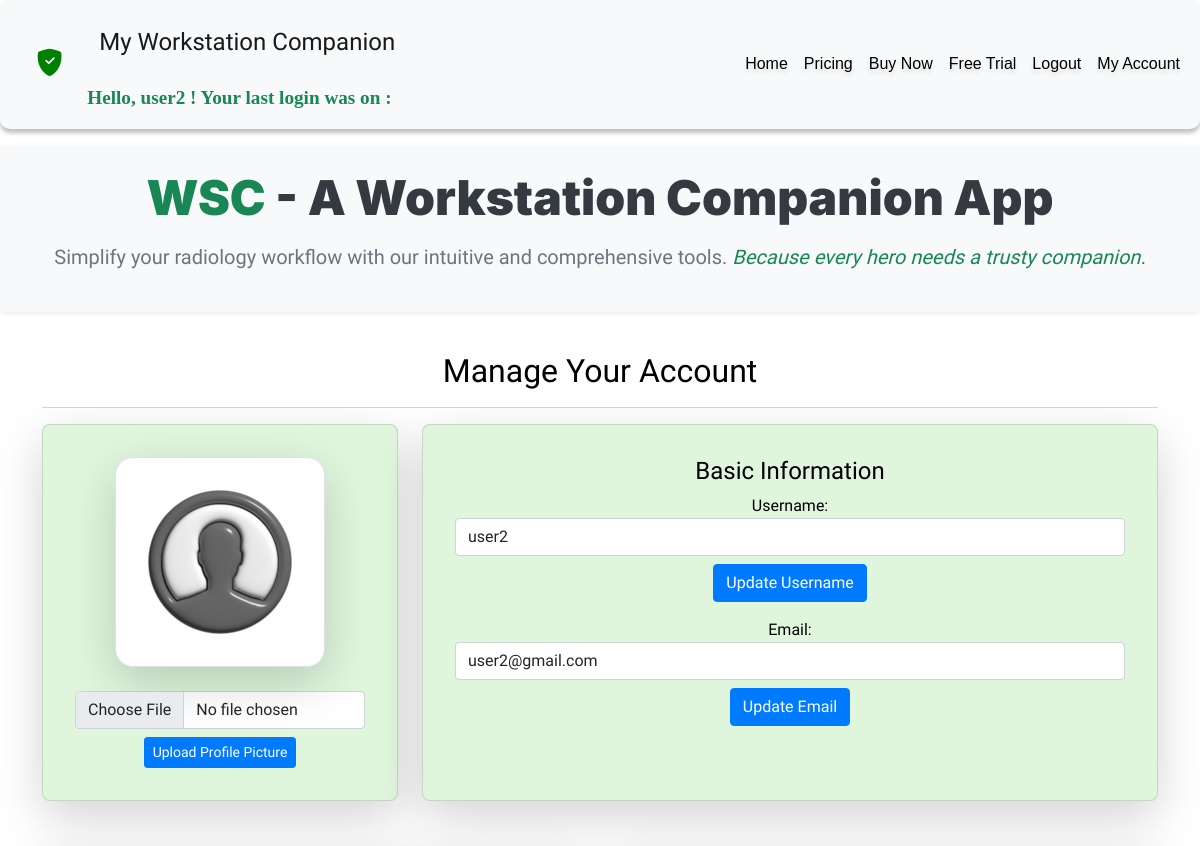
/app_user/account (signed in, upper part), run on an earlier commit of the app's database.
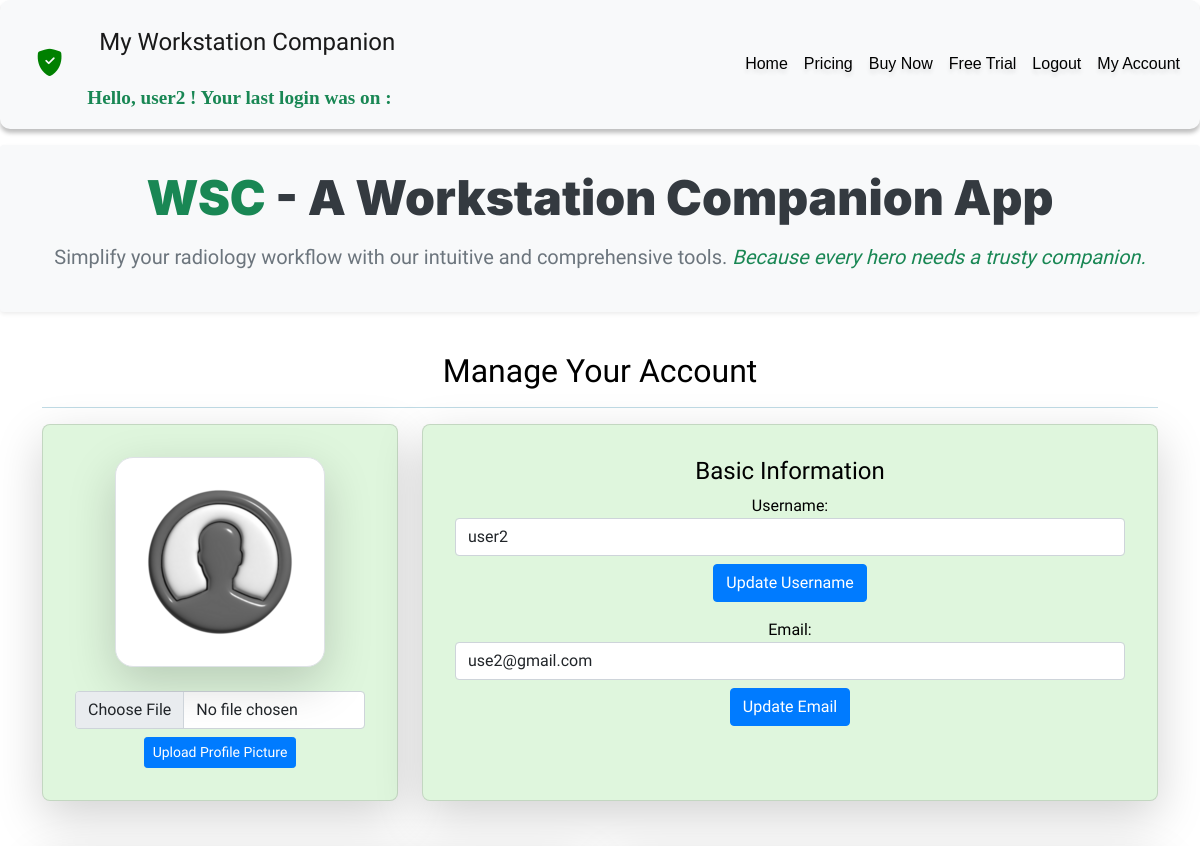
And on a later commit of the database.
### app/models.py (models this page shows, shortened)
class User(UserMixin, Base):
    __tablename__ = "users"
    id: so.Mapped[int] = sa.Column(sa.Integer, primary_key=True)
    username: so.Mapped[str] = sa.Column(sa.String(150), unique=True, nullable=False, index=True)
    password: so.Mapped[str] = sa.Column(sa.String(150), nullable=False)
    email: so.Mapped[str] = sa.Column(sa.String(150), unique=True, nullable=False, index=True)
    is_paid: so.Mapped[Optional[bool]] = sa.Column(sa.Boolean, default=False, nullable=True)
    is_admin: so.Mapped[Optional[bool]] = sa.Column(sa.Boolean, default=False, nullable=True)
    status: so.Mapped[str] = sa.Column(sa.String(50), default='active', nullable=False)  # Account status
    created_at: so.Mapped[datetime] = sa.Column(
        sa.DateTime,
        default=lambda: datetime.now(timezone.utc),  # Correctly uses current UTC time at record creation
        nullable=False
    )

### app/user_routes.py (the view)
@app_user_bp.route('/account', methods=['GET'])
@login_required
def user_management():
    categories = CategoryNames  # Enum to populate the categories select box
    modules = ModuleNames  # Enum to populate the modules select box
    user_profile = db.session.query(UserProfile).filter_by(user_id=current_user.id).first()
    profile_pic_rel_path = f"{current_user.id}/profile_pic/{user_profile.profile_pic}"
    profile_pic_path = url_for('serve_user_data', filename=profile_pic_rel_path)
    print(f"Profile picture path: {profile_pic_path}")
    return render_template('user_management.html', categories=categories, modules=modules,profile_pic_path=profile_pic_path)

### app/templates/user_management.html (shortened to what this page needs)
{% extends 'base.html' %}
{% block content %}
<div class="container mt-4">
    <h2 class="mb-3">Manage Your Account</h2>
    <hr>
    <div class="row mb-5">
        <div class="col-md-4 col-sm-12">
            <div class="card shadow-lg h-100 p-3 pastel-light-green">
                <div class="card-body text-center">
                    <img src="{{ profile_pic_path }}"
                        class="img-thumbnail mb-3 shadow-lg"
                        style="border-radius:18px;"
                        alt="Profile Picture">
                    <form action="{{ url_for('app_user.profile_manager') }}" method="post" enctype="multipart/form-data">
                        <input type="file" name="profile_pic" class="form-control mt-2">
                        <button type="submit" name='action' value='update_profile_pic' class="btn btn-primary btn-sm mt-2">Upload Profile Picture</button>
                    </form>
                </div>
            </div>
        </div>
        <div class="col-md-8 col-sm-12">
            <div class="card shadow-lg h-100 p-3 pastel-light-green">
                <div class="card-body">
                    <h4>Basic Information</h4>
                    <form action="{{ url_for('app_user.profile_manager') }}" method="post">
                        <div class="form-group mb-3">
                            <label for="username">Username:</label>
                            <input type="text" id="username" name="username" class="form-control" value="{{ current_user.username }}">
                            <button type="submit" name="action" value="update_username" class="btn btn-primary mt-2">Update Username</button>
                        </div>
                        <div class="form-group mb-3">
                            <label for="email">Email:</label>
                            <input type="email" id="email" name="email" class="form-control" value="{{ current_user.email }}">
                            <button type="submit" name="action" value="update_email" class="btn btn-primary mt-2">Update Email</button>
                        </div>
                    </form>
                </div>
            </div>
        </div>
    </div>
</div>
{% endblock %}
{% block script %}
<link rel="stylesheet" href="https://cdn.jsdelivr.net/npm/tom-select/dist/css/tom-select.bootstrap5.min.css">
{% endblock %}

### app/templates/base.html (shortened to what this page needs)
<!DOCTYPE html>
<html lang="en">
<head>
    <link rel="stylesheet" href="https://cdn.jsdelivr.net/npm/bootstrap@5.1.3/dist/css/bootstrap.min.css">
    <link rel="stylesheet" href="{{ url_for('main_routes.static', filename='css/style.css') }}" />
    <link rel="stylesheet" href="https://cdnjs.cloudflare.com/ajax/libs/bootstrap-icons/1.10.0/font/bootstrap-icons.min.css">
    <link rel="stylesheet" href="https://cdnjs.cloudflare.com/ajax/libs/font-awesome/5.15.4/css/all.min.css">
</head>
<body>
<div class="main-container">
    {% block nav_bar %}
    <nav class="navbar navbar-expand-lg navbar-light bg-light w-100">
        <div class="container-fluid">
            <i class="bi bi-shield-fill-check p-lg-4 p-md-4 p-sm-3 py-3" style="color:green; font-size: 1.7em;"></i>
            <div>
                <div class="row gap-2">
                    <a class="navbar-brand p-md-3 p-sm-3 col-12" href="{{ url_for('main_routes.index') }}">My Workstation Companion</a>
                </div>
                <div class="navbar-nav ml-auto col-12">
                    <div class="nav-item">
                        <span class="navbar-text greeting-text text-success fw-bold animate-pulse" style="display:none" user_name={{current_user.username}}>
                            Hello, {{ current_user.username }} ! Your last login was on :{{last_interaction}}
                        </span>
                    </div>
                </div>
            </div>
            <div class="collapse navbar-collapse sm_navbar_items" id="navbarNav">
                <ul class="navbar-nav ms-auto">
                    <li class="nav-item"><a class="nav-link" href="{{ url_for('main_routes.index') }}">Home</a></li>
                    <li class="nav-item"><a class="nav-link" href="{{ url_for('main_routes.pricing') }}">Pricing</a></li>
                    <li class="nav-item"><a class="nav-link" href="{{ url_for('main_routes.buy_now') }}">Buy Now</a></li>
                    <li class="nav-item"><a class="nav-link" href="{{ url_for('main_routes.free_trial') }}">Free Trial</a></li>
                    {% if current_user.is_authenticated %}
                        <li class="nav-item"><a class="nav-link" href="{{ url_for('app_user.logout') }}">Logout</a></li>
                        {% if current_user.is_admin %}
                            <li class="nav-item"><a class="nav-link" href="{{ url_for('app_admin.admin_dashboard') }}">Admin Access</a></li>
                        {% else %}
                            <li class="nav-item"><a class="nav-link" href="{{ url_for('app_user.user_management') }}">My Account</a></li>
                        {% endif %}
                    {% else %}
                        <li class="nav-item"><a class="nav-link" href="{{ url_for('app_user.login') }}">Login</a></li>
                        <li class="nav-item"><a class="nav-link" href="{{ url_for('app_user.register') }}">Register</a></li>
                    {% endif %}
                </ul>
            </div>
        </div>
    </nav>
    {% endblock %}
    {% block hero_container %}
    <div class="hero-container text-center my-3 py-md-4 py-sm-4 bg-light rounded shadow-sm container-fluid">
        <h1 class="display-5 fw-bolder mb-3" style="font-family: 'Inter', sans-serif; color: #343a40;">
            <span class="text-success">WSC</span> - A Workstation Companion App
        </h1>
        <p class="lead" style="color: #6c757d;">
            Simplify your radiology workflow with our intuitive and comprehensive tools.
            <span class="fst-italic text-success">Because every hero needs a trusty companion.</span>
        </p>
    </div>
    {% endblock %}
        {% block content %}{% endblock %}
    </div>
    {% block script %}{% endblock %}
</body>
</html>

### app/static/css/style.css (style rules this page uses)
.main-container { width: 100%; background-color: #fff; min-height: 100vh; display: flex; flex-direction: column; text-align: center; font-size: 16px; color: #000; font-family: 'Armata', sans-serif; }
a { text-decoration: none !important; color: black; }
.navbar { width: 100%; background-color: #d9d9d9; box-shadow: 0px 4px 4px rgba(0, 0, 0, 0.25); border-radius: 10px; }
.navbar-nav .nav-item .nav-link { font-family: 'Artema', sans-serif; text-shadow: 0px 4px 4px rgba(0, 0, 0, 0.11); color: #000; }
.hero-container { width: 100%; margin: 20px 0; font-size: 24px; font-weight: bold; color: #000; }
.card { border-radius: 8px; }
.img-thumbnail { max-width: 100%; height: auto; }
hr { color:hsl(197, 92%, 31%); }
.pastel-light-green { background-color: #DFF6DD; }
.mb-5 { margin-bottom: 3rem !important; }
.btn-primary { background-color: #007BFF; border-color: #007BFF; }
.navbar-brand { font-size: 1.5rem; }
.bi-shield-fill-check { font-size: 1.7em; }

What changed in the data, as far as the page shows it:
changed User "user2": email "user2@gmail.com" → "use2@gmail.com"
